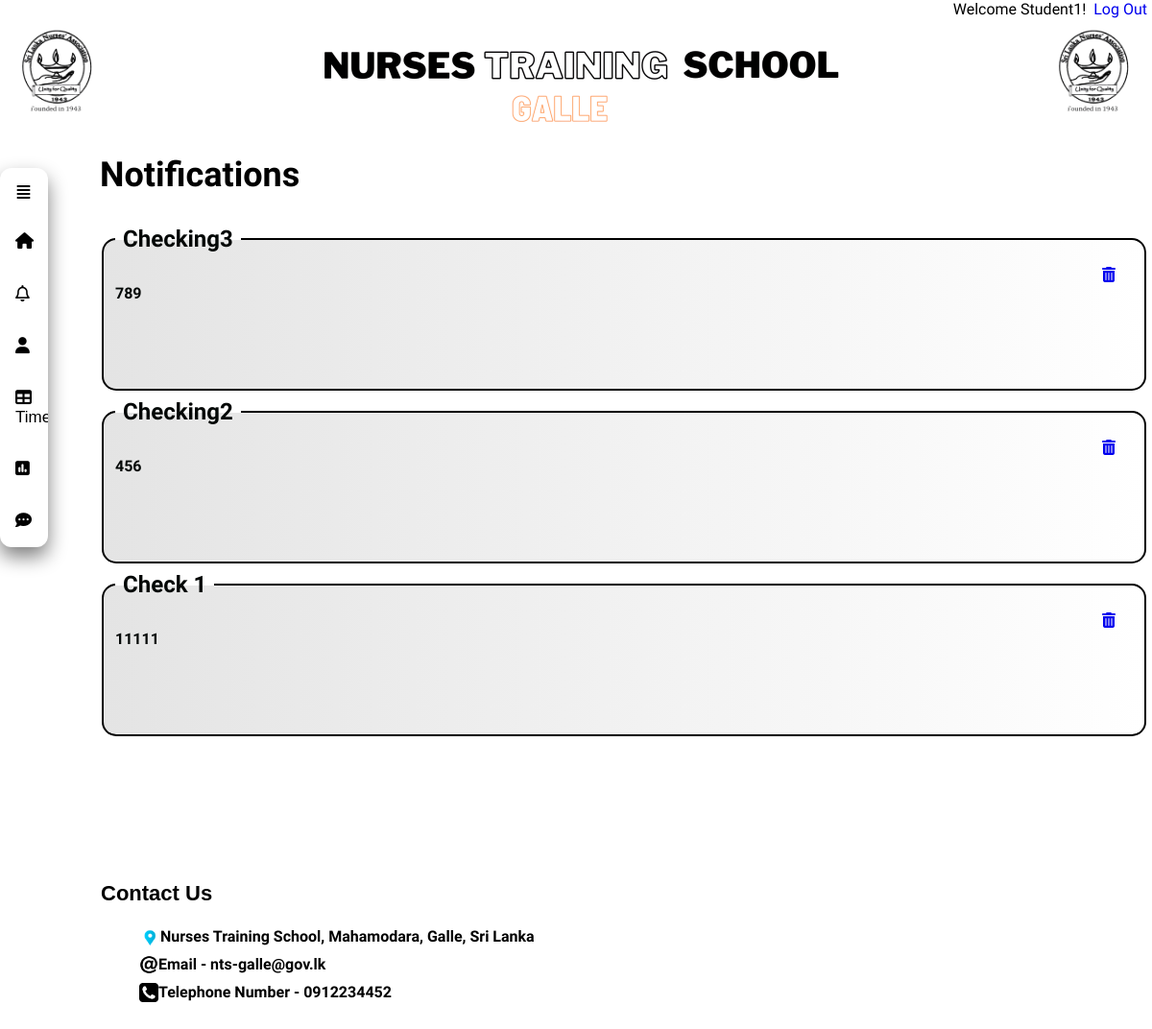
Page /notifications.php (signed in) on the committed database.
### tables this page shows
CREATE TABLE `notifications` (
  `index_no` varchar(6) NOT NULL,
  `notification` varchar(1000) NOT NULL,
  `seen` varchar(3) NOT NULL
);

### Model/notifications-db.php (called while the page is built, shortened)
<?php require_once __DIR__ . "/../inc/dbconnection.php" ?>
<?php
	$sql ="SELECT * FROM notifications WHERE index_no = '{$_SESSION['index_no']}' LIMIT 1";
	$resulttable = mysqli_query($connection, $sql);
	$result = mysqli_fetch_assoc($resulttable);
	if($result){
		$notification = unserialize($result['notification']);
	}
?>

### notifications.php (the view, shortened to what this page needs)
<?php require_once('inc/dbconnection.php'); ?>
<?php require_once('Model/notifications-db.php'); ?>
<!DOCTYPE html>
<html>
<head>
    <link rel="stylesheet" type="text/css" href="css/notifications.css">
</head>
<body>
<div class="logger">Welcome <?php echo $_SESSION['first_name'] ?>!&nbsp <a href="Service/logout.php">Log
            Out</a><span id="index-no" style="display: none;"><?php echo $_SESSION['index_no']; ?></span>
    </div>
    <div class="header">
        <?php include_once('header.php'); ?>
    </div>
     <?php include_once('navbar.php'); ?>
    <div class="container">
        <h1 style="font-size:36px;">Notifications</h1>
        <?php
        if(!empty($notification)){
            $i=50;
            while($i>=0){
                if(isset($notification[$i])){
                    echo
                    "<fieldset>
                        <legend style = 'font-weight:bold;font-size:24px;padding:8px;'>{$notification[$i]["Subject"]}</legend>
                        <a href='Model/del-notify-db.php?id={$i}' id = 'd' style = 'float:right;' ><i class='fas fa-trash-alt fa-1x'></i></a>
                        <br>
                        <div class='message'>{$notification[$i]["Message"]}</div>
                    </fieldset>";
                }
                $i--;
            }
        }
        ?>
    </div>
    <div class="side-bar">
        <span style="
                                    text-align: center;
                                    margin: 0;
                                    height: 50px;
                                    align-items: center;
                                    display: flex;
                                    justify-content: center;
                                    /* padding-left: 11px; */
                                "><i class="fas fa-align-justify" aria-hidden="true" style="
                    padding-left: 17px;
                "></i></span>
        <ul>
        <ul>
            <li><a href=<?php if (strlen($_SESSION['index_no']) == 4) {
                            echo "Model/lecturer-db.php";
                        } else if (strlen($_SESSION['index_no']) == 6) {
                            echo "Model/student-db.php";
                        } ?>><i class="fas fa-home"></i>Dashboard</a></li>
            <li><a href="#"><i id = "icon" class="far fa-bell"></i><span id="notify"></span>Notifications</a></li>
            <li><a href="profiles.php"><i class="fas fa-user"></i>Profile</a></li>
            <li><a href="exam_timetables.php"><i class="fas fa-table"></i>Exam TimeTables</a></li>
            <li><a href="results_nav.php"><i class="fas fa-poll"></i>Results</a></li>
            <li><a href="feedback.php"><i class="fas fa-comment-dots"></i>Feedback</a></li>
        </ul>
    </div>
    <footer>
        <div class="column clearfix" style="padding-top:8%;">
            <h3>Contact Us</h3>
            <ul>
                <div class="icon1"><img src="img/location.ico" width="22" height="22"></div>
                <li>Nurses Training School, Mahamodara, Galle, Sri Lanka</li>
                <div class="icon1"><img src="img/at.ico" width="20" height="20"></div>
                <li>Email - nts-galle@gov.lk</li>
                <div class="icon1"><img src="img/tele.ico" width="20" height="20"></div>
                <li>Telephone Number - 0912234452</li>
            </ul>
        </div>
    </footer>
</body>
</html>

### css/notifications.css (style rules this page uses)
* { text-decoration: none; padding-bottom: -66px; box-sizing: border-box; font-family: 'Quicksand', sans-serif; }
body { width: 100%; }
.container { background: white; position: relative; width: 100%; height: 100%; padding: 2px 4px 25px 104px; }
fieldset { height: 180px; background: linear-gradient(90deg, #e4e4e4 0%, transparent 100%); border:2px solid black; -moz-border-radius:8px; -webkit-border-radius:8px; border-radius: 15px; flex-direction: column; overflow: hidden; color: #040807; }
.message { font-weight: bold; font-family: 'Rajdhani'; }
.container:after { content: ''; position: absolute; width: 100%; height: 100%; left: 0; top: 0; background-size: cover; filter: blur(50px); z-index: -1; }

### css/student-profile.css (style rules this page uses)
* { font-family: 'Work Sans', sans-serif; text-decoration: none; }
.header { position: sticky; top: 0px; z-index: 99; }
body, html { padding: 0; margin: 0; width: 100%; box-sizing: border-box; }
.logger { text-align: right; padding-right: 5px; }
.container { height: 100%; margin: 0; box-sizing: border-box; }
.side-bar { width: 50px; transition: width 1s; overflow: hidden; position: fixed; border-radius: 12px; top: 175px; box-shadow: 0px 10px 20px 0px grey; backdrop-filter: blur(50px); z-index: 99; }
.side-bar ul { list-style-type: none; margin: 0; padding: 0; height: 100%; width: 100%; }
i { margin-right: 18px; }
.side-bar ul li a { display: block; width: 199px; padding: 17px 16px; height: 100%; text-decoration: none; font: menu; font-size: 14px; box-sizing: border-box; color: #000000; font-size: 17px; }
.side-bar ul li i { width: 15px; box-sizing: border-box; }
div.column { position: sticky; background: #d4242400; padding-left: 10px; padding-bottom: 5px; }
div.column h3 { padding: 15px 0px 0px 15px; font-size: 22px; font-family: sans-serif; color: white; z-index: 5; font-weight: 800; color: black; }
div.column ul { list-style: none; font-size: 16px; font-weight: 800; color: black; }
div.column ul li { padding-bottom: 10px; }
div.icon1 { float: left; margin-left: 15px; }
footer { margin-left: 80px; margin-right: 8px; transition: margin-left 1s; }

### rows in the picture
notifications: notification "Checking3", notification "789", notification "Checking2", notification "456", notification "Check 1", notification "11111"

### other values in the picture
$_SESSION['first_name'] "Student1"
